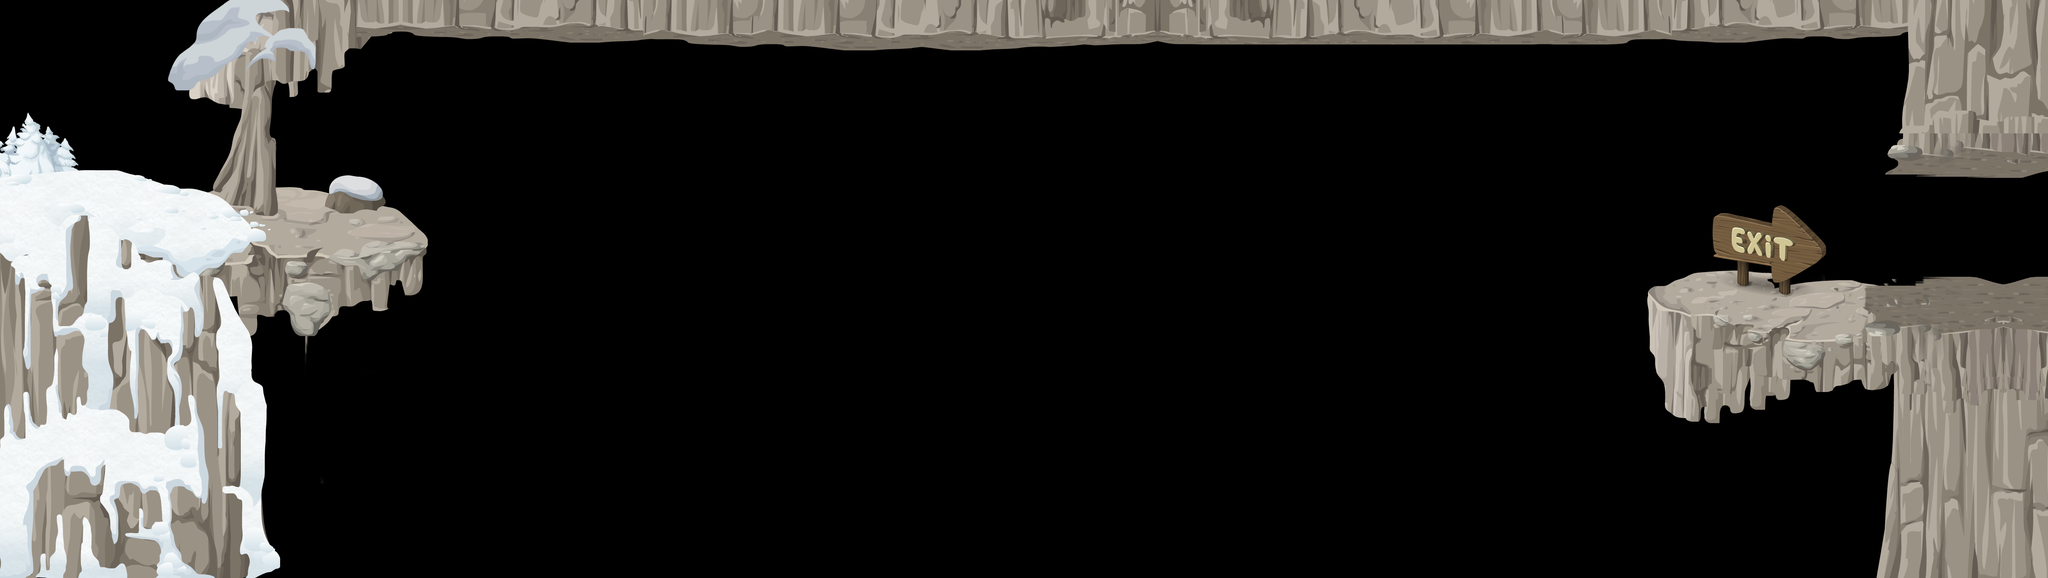

The image is a tile-based game level rendered from a .tmx file. Its description and source (layers, tilesets, objects; grid data summarised) follow:
An orthogonal 46x13 tile map with 120x120 px tiles, 4 tile layers (entryWay, Ceiling-1, rightwall, exitPlatform), 4 tilesets and 12 objects (player, floor-1, ledge-1, ceiling, right-overhang, ...).

<map version="1.0" orientation="orthogonal" width="46" height="13" tilewidth="120" tileheight="120">
 <tileset firstgid="1" name="entryWay" tilewidth="120" tileheight="120">
  <image source="entryWay.png" width="1467" height="1560" />
 </tileset>
 <tileset firstgid="157" name="ceiling" tilewidth="120" tileheight="120">
  <image source="ceiling.png" width="2048" height="240" />
 </tileset>
 <tileset firstgid="191" name="wall" tilewidth="120" tileheight="120">
  <image source="wall.png" width="480" height="1560" />
 </tileset>
 <tileset firstgid="243" name="exitPlatform" tilewidth="120" tileheight="120">
  <image source="exitPlatform.png" width="969" height="856" />
 </tileset>
 <layer name="entryWay" width="46" height="13">
  <data>[598 cells, 129 non-empty, 129 distinct tile ids]</data>
 </layer>
 <layer name="Ceiling-1" width="46" height="13">
  <data>[598 cells, 52 non-empty, 34 distinct tile ids]</data>
 </layer>
 <layer name="rightwall" width="46" height="13">
  <data>[598 cells, 36 non-empty, 36 distinct tile ids]</data>
 </layer>
 <layer name="exitPlatform" width="46" height="13">
  <data>[598 cells, 53 non-empty, 49 distinct tile ids]</data>
 </layer>
 <objectgroup name="player" width="46" height="13">
  <object name="player" x="-120" y="360" width="94" height="147" />
 </objectgroup>
 <objectgroup name="walls" width="46" height="13">
  <object name="floor-1" x="0" y="600" width="720" height="960" />
  <object name="ledge-1" x="720" y="600">
   <polygon points="0,0 0,240 321,238 432,68 428,38 391,1" />
  </object>
  <object name="ceiling" x="600" y="0" width="4560" height="120" />
  <object name="right-overhang" x="5520" y="0">
   <polygon points="0,0 -360,0 -433,471 0,480" />
  </object>
  <object name="right-ledge" x="4442" y="804" width="1081" height="156" />
  <object name="right-ledge-2" x="5051" y="1563">
   <polygon points="0,0 464,0 467,-593 57,-598" />
  </object>
  <object name="right-ledge-3" x="4440" y="960">
   <polygon points="0,0 38,144 166,166 650,-3" />
  </object>
 </objectgroup>
 <objectgroup name="helmets" width="46" height="13">
  <object name="star-1" x="1560" y="360" />
  <object name="star-2" x="3000" y="1320" />
  <object name="star-3" x="4680" y="1200" width="120" height="120" />
 </objectgroup>
 <objectgroup name="winZones" width="46" height="13">
  <object name="win-1" x="5040" y="480" width="480" height="360" />
 </objectgroup>
</map>
